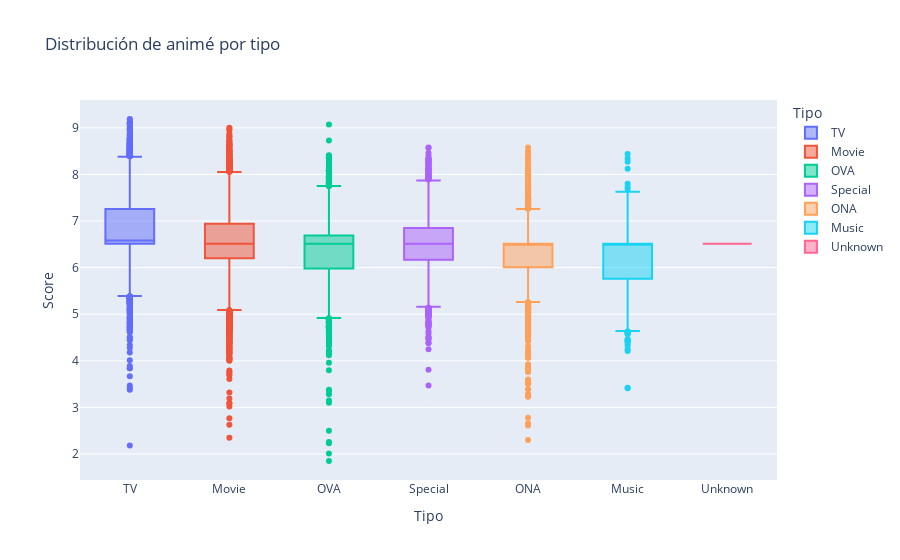

Notebook cell for this chart:
### Code cell
# Box plot de scores por tipo
fig = px.box(anime, x='Type', y='Score', 
             labels={'Type':'Tipo', 'Score':'Score'},
             title='Distribución de animé por tipo',
             color='Type')

fig.show()

### Figure 1 — Plotly figure (JSON) as saved in the notebook; plotly's stock layout.template omitted (floating-point values rounded to 4 significant figures; data arrays with more than 128 entries replaced by an {"elided": "..."} marker saying what was removed)
{"data": [{"alignmentgroup": "True", "hovertemplate": "Tipo=%{x}<br>Score=%{y}<extra></extra>", "legendgroup": "TV", "marker": {"color": "#636efa"}, "name": "TV", "notched": false, "offsetgroup": "TV", "orientation": "v", "showlegend": true, "type": "box", "x": {"elided": "4996 str values"}, "x0": " ", "xaxis": "x", "y": {"elided": "4996 float values"}, "y0": " ", "yaxis": "y"}, {"alignmentgroup": "True", "hovertemplate": "Tipo=%{x}<br>Score=%{y}<extra></extra>", "legendgroup": "Movie", "marker": {"color": "#EF553B"}, "name": "Movie", "notched": false, "offsetgroup": "Movie", "orientation": "v", "showlegend": true, "type": "box", "x": {"elided": "3041 str values"}, "x0": " ", "xaxis": "x", "y": {"elided": "3041 float values"}, "y0": " ", "yaxis": "y"}, {"alignmentgroup": "True", "hovertemplate": "Tipo=%{x}<br>Score=%{y}<extra></extra>", "legendgroup": "OVA", "marker": {"color": "#00cc96"}, "name": "OVA", "notched": false, "offsetgroup": "OVA", "orientation": "v", "showlegend": true, "type": "box", "x": {"elided": "3894 str values"}, "x0": " ", "xaxis": "x", "y": {"elided": "3894 float values"}, "y0": " ", "yaxis": "y"}, {"alignmentgroup": "True", "hovertemplate": "Tipo=%{x}<br>Score=%{y}<extra></extra>", "legendgroup": "Special", "marker": {"color": "#ab63fa"}, "name": "Special", "notched": false, "offsetgroup": "Special", "orientation": "v", "showlegend": true, "type": "box", "x": {"elided": "2218 str values"}, "x0": " ", "xaxis": "x", "y": {"elided": "2218 float values"}, "y0": " ", "yaxis": "y"}, {"alignmentgroup": "True", "hovertemplate": "Tipo=%{x}<br>Score=%{y}<extra></extra>", "legendgroup": "ONA", "marker": {"color": "#FFA15A"}, "name": "ONA", "notched": false, "offsetgroup": "ONA", "orientation": "v", "showlegend": true, "type": "box", "x": {"elided": "1907 str values"}, "x0": " ", "xaxis": "x", "y": {"elided": "1907 float values"}, "y0": " ", "yaxis": "y"}, {"alignmentgroup": "True", "hovertemplate": "Tipo=%{x}<br>Score=%{y}<extra></extra>", "legendgroup": "Music", "marker": {"color": "#19d3f3"}, "name": "Music", "notched": false, "offsetgroup": "Music", "orientation": "v", "showlegend": true, "type": "box", "x": {"elided": "1469 str values"}, "x0": " ", "xaxis": "x", "y": {"elided": "1469 float values"}, "y0": " ", "yaxis": "y"}, {"alignmentgroup": "True", "hovertemplate": "Tipo=%{x}<br>Score=%{y}<extra></extra>", "legendgroup": "Unknown", "marker": {"color": "#FF6692"}, "name": "Unknown", "notched": false, "offsetgroup": "Unknown", "orientation": "v", "showlegend": true, "type": "box", "x": ["Unknown", "Unknown", "Unknown", "Unknown", "Unknown", "Unknown", "Unknown", "Unknown", "Unknown", "Unknown", "Unknown", "Unknown", "Unknown", "Unknown", "Unknown", "Unknown", "Unknown", "Unknown", "Unknown", "Unknown", "Unknown", "Unknown", "Unknown", "Unknown", "Unknown", "Unknown", "Unknown", "Unknown", "Unknown", "Unknown", "Unknown", "Unknown", "Unknown", "Unknown", "Unknown", "Unknown", "Unknown"], "x0": " ", "xaxis": "x", "y": [6.51, 6.51, 6.51, 6.51, 6.51, 6.51, 6.51, 6.51, 6.51, 6.51, 6.51, 6.51, 6.51, 6.51, 6.51, 6.51, 6.51, 6.51, 6.51, 6.51, 6.51, 6.51, 6.51, 6.51, 6.51, 6.51, 6.51, 6.51, 6.51, 6.51, 6.51, 6.51, 6.51, 6.51, 6.51, 6.51, 6.51], "y0": " ", "yaxis": "y"}], "layout": {"boxmode": "overlay", "legend": {"title": {"text": "Tipo"}, "tracegroupgap": 0}, "title": {"text": "Distribución de animé por tipo"}, "xaxis": {"anchor": "y", "categoryarray": ["TV", "Movie", "OVA", "Special", "ONA", "Music", "Unknown"], "categoryorder": "array", "domain": [0, 1], "title": {"text": "Tipo"}}, "yaxis": {"anchor": "x", "domain": [0, 1], "title": {"text": "Score"}}}}
